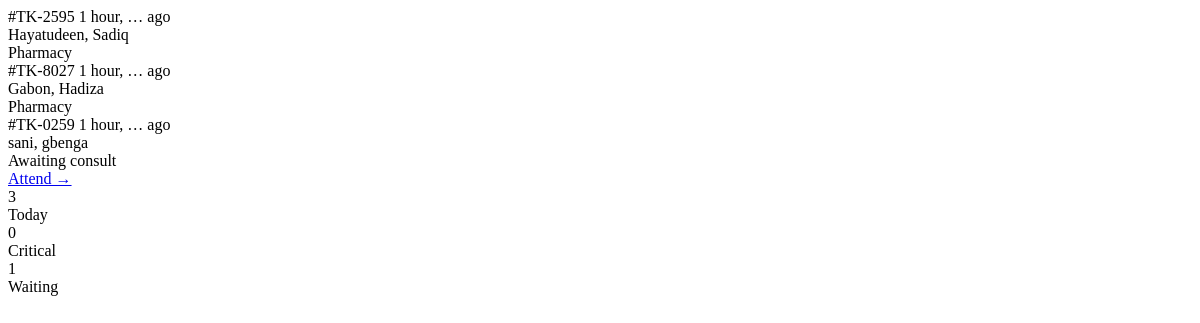
/doctor/live-queue/ (signed in), run on an earlier commit of the app's database.
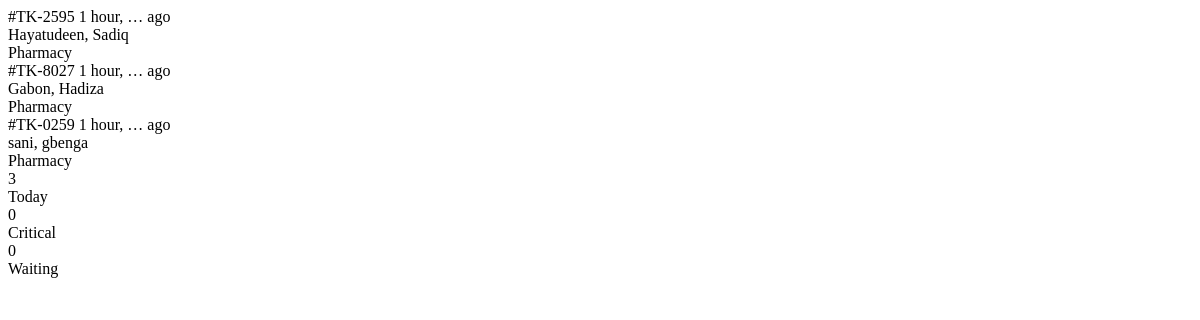
And on a later commit of the database.
### apps/clinic/models.py (models this page shows, shortened)
class Encounter(models.Model):
    class Status(models.TextChoices):
        RECEPTION    = "RECEPTION",    "Awaiting Vitals"
        TRIAGE       = "TRIAGE",       "Awaiting Consultation"
        CONSULTATION = "CONSULTATION", "With Doctor"
        LABORATORY   = "LAB",          "In Laboratory"
        PHARMACY     = "PHARMACY",     "Awaiting Medication"
        CLOSED       = "CLOSED",       "Completed"
        EMERGENCY    = "EMERGENCY",    "Emergency"
    class Priority(models.IntegerChoices):
        NORMAL    = 1, "Normal"
        URGENT    = 2, "Urgent"
        EMERGENCY = 3, "Emergency"
    patient  = models.ForeignKey(Patient, on_delete=models.CASCADE, related_name="encounters")
    visit_id = models.UUIDField(default=uuid.uuid4, editable=False, unique=True)
    status   = models.CharField(max_length=20, choices=Status.choices, default=Status.RECEPTION)
    priority = models.IntegerField(choices=Priority.choices, default=Priority.NORMAL)
    temperature    = models.DecimalField(max_digits=4, decimal_places=1, null=True, blank=True)
    weight         = models.DecimalField(max_digits=5, decimal_places=2, null=True, blank=True)
    blood_pressure = models.CharField(max_length=20, blank=True, null=True)
    heart_rate     = models.IntegerField(null=True, blank=True)
    spo2           = models.IntegerField(null=True, blank=True, help_text="Blood oxygen saturation %")
    triage_notes   = models.TextField(blank=True)
    chief_complaint = models.TextField(blank=True)
    clinical_notes  = models.TextField(blank=True)
    diagnosis       = models.TextField(blank=True)
    doctor_assigned = models.ForeignKey(
        settings.AUTH_USER_MODEL,
        on_delete=models.SET_NULL, null=True, blank=True,
        related_name="doctor_encounters",
        limit_choices_to={"role": "DOCTOR"},
    )
    checked_in_by = models.ForeignKey(
        settings.AUTH_USER_MODEL,
        on_delete=models.SET_NULL, null=True, blank=True,
        related_name="checkins_done",
    )
    created_at = models.DateTimeField(auto_now_add=True)
    closed_at  = models.DateTimeField(null=True, blank=True)
    class Meta:
        ordering = ["-priority", "created_at"]
    @property
    def ticket_number(self):
        n = str(self.visit_id.int)[-4:]
        return f"#TK-{n}"

class Patient(models.Model):
    GENDER_CHOICES = [("M", "Male"), ("F", "Female")]
    first_name    = models.CharField(max_length=255)
    middle_name   = models.CharField(max_length=255, blank=True)
    last_name     = models.CharField(max_length=255)
    reg_number    = models.CharField(max_length=30, unique=True)
    gender        = models.CharField(max_length=1, choices=GENDER_CHOICES, blank=True)
    date_of_birth = models.DateField(null=True, blank=True)
    clinic_code   = models.CharField(max_length=6, blank=True, unique=True)
    phone_number  = models.CharField(max_length=20, blank=True)
    email         = models.EmailField(blank=True)
    faculty    = models.CharField(max_length=100, blank=True)
    department = models.CharField(max_length=100, blank=True)
    level      = models.IntegerField(null=True, blank=True)
    address    = models.TextField(blank=True)
    blood_group     = models.CharField(max_length=5, blank=True)
    genotype        = models.CharField(max_length=5, blank=True)
    allergies       = models.TextField(blank=True)
    medical_history = models.TextField(blank=True)
    next_of_kin_name  = models.CharField(max_length=255, blank=True)
    next_of_kin_phone = models.CharField(max_length=20, blank=True)
    photo        = models.ImageField(upload_to="patients/photos/", null=True, blank=True)
    sif_document = models.FileField(
        upload_to="patients/sif/",
        null=True, blank=True,
        help_text="Student Information Form — PDF or image"
    )
    created_at = models.DateTimeField(auto_now_add=True)
    updated_at = models.DateTimeField(auto_now=True)
    class Meta:
        ordering = ["last_name", "first_name"]

### apps/clinic/views.py (the view)
# urls.py: path("doctor/live-queue/", views.doctor_live_queue_partial, name="doctor_live_queue"),
@login_required(login_url="clinic:login")
@require_GET
def doctor_live_queue_partial(request):
    return render(request, "doctor/partials/live_queue.html", {
        "live_queue":  _doctor_live_queue(),
        "queue_stats": _doctor_queue_stats(),
    })

### apps/clinic/views.py (called while the page is built)
def _doctor_queue_stats():
    today = timezone.now().date()
    return {
        "today": Encounter.objects.filter(created_at__date=today).count(),
        "critical": Encounter.objects.filter(priority=Encounter.Priority.EMERGENCY)
        .exclude(status=Encounter.Status.CLOSED)
        .count(),
        "waiting": Encounter.objects.filter(status=Encounter.Status.TRIAGE).count(),
    }

def _doctor_live_queue():
    return (
        Encounter.objects.select_related("patient")
        .exclude(status__in=[Encounter.Status.CLOSED])
        .order_by("-priority", "created_at")[:20]
    )

### apps/clinic/templates/doctor/partials/live_queue.html
{% for encounter in live_queue %}
<div class="q-ticket {% if encounter.priority == 3 %}emergency{% endif %} fade-up">
  <div class="qt-row1">
    <span class="qt-id {% if encounter.priority == 3 %}emg{% endif %}">{{ encounter.ticket_number }}</span>
    <span class="qt-age">{{ encounter.created_at|timesince|truncatewords:2 }} ago</span>
  </div>
  <div class="qt-name">{{ encounter.patient.last_name }}, {{ encounter.patient.first_name }}</div>
  <div class="qt-row3">
    <div style="display:flex;align-items:center;gap:0.4rem;">
      {% if encounter.priority == 3 %}
        <span class="qt-badge badge-critical">Emergency</span>
      {% elif encounter.status == 'TRIAGE' %}
        <span class="qt-badge badge-triage">Awaiting consult</span>
      {% elif encounter.status == 'CONSULTATION' %}
        <span class="qt-badge" style="background:var(--blue-light);color:var(--blue);">In consult</span>
      {% elif encounter.status == 'LAB' %}
        <span class="qt-badge" style="background:var(--amber-light);color:var(--amber);">At lab</span>
      {% elif encounter.status == 'PHARMACY' %}
        <span class="qt-badge badge-teal">Pharmacy</span>
      {% elif encounter.status == 'CLOSED' %}
        <span class="qt-badge badge-done">Done</span>
      {% else %}
        <span class="qt-badge badge-triage">{{ encounter.get_status_display }}</span>
      {% endif %}
    </div>
    {% if encounter.status == 'TRIAGE' or encounter.status == 'EMERGENCY' %}
      <a href="{% url 'clinic:doctor_consultation' encounter.pk %}" class="qt-action-link">
        Attend →
      </a>
    {% endif %}
  </div>
</div>
{% empty %}
<div style="padding:1.5rem 0;text-align:center;font-size:0.75rem;color:var(--text-3);">
  <i data-lucide="inbox" style="width:22px;height:22px;display:block;margin:0 auto 0.4rem;opacity:0.35;"></i>
  No active tickets
</div>
{% endfor %}
<div class="queue-stats-row">
  <div class="qs-stat">
    <div class="qs-val">{{ queue_stats.today }}</div>
    <div class="qs-lbl">Today</div>
  </div>
  <div class="qs-stat">
    <div class="qs-val red">{{ queue_stats.critical }}</div>
    <div class="qs-lbl">Critical</div>
  </div>
  <div class="qs-stat">
    <div class="qs-val">{{ queue_stats.waiting }}</div>
    <div class="qs-lbl">Waiting</div>
  </div>
</div>

What changed in the data, as far as the page shows it:
changed Encounter "#TK-0259": status "Awaiting consult Attend →" → "Pharmacy"
Also different on the page:
{{ queue_stats.waiting }}: "1" → "0"
